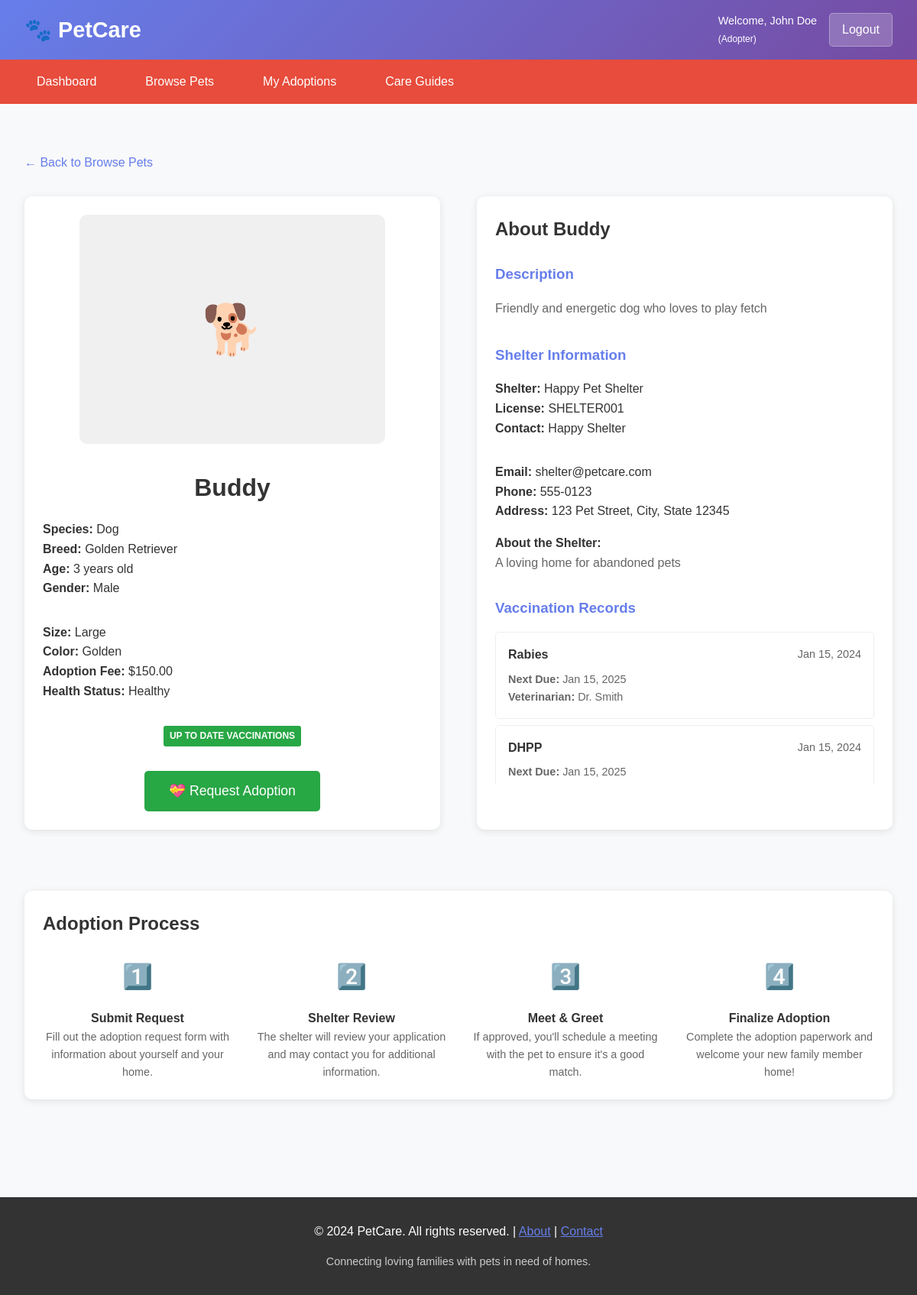
The page /adopter/petDetails.php?id=1 (signed in) on the database its author committed.
### tables this page shows
CREATE TABLE pets (
    id INT AUTO_INCREMENT PRIMARY KEY,
    shelter_id INT NOT NULL,
    name VARCHAR(50) NOT NULL,
    species ENUM('dog', 'cat', 'bird', 'rabbit', 'other') NOT NULL,
    breed VARCHAR(50),
    age INT,
    gender ENUM('male', 'female') NOT NULL,
    size ENUM('small', 'medium', 'large') NOT NULL,
    color VARCHAR(50),
    description TEXT,
    health_status VARCHAR(100),
    vaccination_status ENUM('up_to_date', 'partial', 'not_vaccinated') DEFAULT 'not_vaccinated',
    adoption_fee DECIMAL(10,2),
    status ENUM('available', 'adopted', 'pending', 'not_available') DEFAULT 'available',
    photo_path VARCHAR(255),
    created_at TIMESTAMP DEFAULT CURRENT_TIMESTAMP,
    updated_at TIMESTAMP DEFAULT CURRENT_TIMESTAMP ON UPDATE CURRENT_TIMESTAMP,
    FOREIGN KEY (shelter_id) REFERENCES shelters(id) ON DELETE CASCADE
);

CREATE TABLE shelters (
    id INT AUTO_INCREMENT PRIMARY KEY,
    user_id INT NOT NULL,
    shelter_name VARCHAR(100) NOT NULL,
    license_number VARCHAR(50),
    description TEXT,
    website VARCHAR(100),
    FOREIGN KEY (user_id) REFERENCES users(id) ON DELETE CASCADE
);

CREATE TABLE users (
    id INT AUTO_INCREMENT PRIMARY KEY,
    username VARCHAR(50) UNIQUE NOT NULL,
    email VARCHAR(100) UNIQUE NOT NULL,
    password VARCHAR(255) NOT NULL,
    user_type ENUM('admin', 'shelter', 'adopter') NOT NULL,
    first_name VARCHAR(50) NOT NULL,
    last_name VARCHAR(50) NOT NULL,
    phone VARCHAR(20),
    address TEXT,
    created_at TIMESTAMP DEFAULT CURRENT_TIMESTAMP,
    updated_at TIMESTAMP DEFAULT CURRENT_TIMESTAMP ON UPDATE CURRENT_TIMESTAMP
);

CREATE TABLE vaccinations (
    id INT AUTO_INCREMENT PRIMARY KEY,
    pet_id INT NOT NULL,
    vaccine_name VARCHAR(100) NOT NULL,
    vaccination_date DATE NOT NULL,
    next_due_date DATE,
    veterinarian VARCHAR(100),
    notes TEXT,
    created_at TIMESTAMP DEFAULT CURRENT_TIMESTAMP,
    FOREIGN KEY (pet_id) REFERENCES pets(id) ON DELETE CASCADE
);

### adopter/petDetails.php (the view, shortened to what this page needs)
<?php
require_once '../config/db.php';
$pet_id = isset($_GET['id']) ? (int)$_GET['id'] : 0;
try {
    $stmt = $pdo->prepare("
        SELECT p.*, s.shelter_name, s.license_number, s.description as shelter_description,
               u.first_name as shelter_contact_first, u.last_name as shelter_contact_last,
               u.email as shelter_email, u.phone as shelter_phone, u.address as shelter_address
        FROM pets p
        JOIN shelters s ON p.shelter_id = s.id
        JOIN users u ON s.user_id = u.id
        WHERE p.id = ? AND p.status = 'available'
    ");
    $stmt->execute([$pet_id]);
    $pet = $stmt->fetch();
    $stmt = $pdo->prepare("
        SELECT * FROM vaccinations
        WHERE pet_id = ?
        ORDER BY vaccination_date DESC
    ");
    $stmt->execute([$pet_id]);
    $vaccinations = $stmt->fetchAll();
} catch(PDOException $e) {
    header('Location: browsePets.php');
    exit();
}
?>
<?php include '../common/header.php'; ?>
<?php include '../common/navbar_adopter.php'; ?>
<div class="main-content">
    <div style="margin-bottom: 2rem;">
        <a href="browsePets.php" style="color: #667eea; text-decoration: none;">← Back to Browse Pets</a>
    </div>
    <div class="grid grid-2" style="gap: 3rem;">
        <div class="card">
            <div style="text-align: center; margin-bottom: 2rem;">
                <?php if ($pet['photo_path'] && file_exists('../uploads/' . $pet['photo_path'])): ?>
                    <img src="../uploads/<?php echo htmlspecialchars($pet['photo_path']); ?>"
                         alt="<?php echo htmlspecialchars($pet['name']); ?>"
                         style="width: 100%; max-width: 400px; height: 300px; object-fit: cover; border-radius: 10px;">
                <?php else: ?>
                    <div style="width: 100%; max-width: 400px; height: 300px; background: #f0f0f0; border-radius: 10px; display: flex; align-items: center; justify-content: center; font-size: 4rem; margin: 0 auto;">
                        🐕
                    </div>
                <?php endif; ?>
            </div>
            <h1 style="color: #333; margin-bottom: 1rem; text-align: center;"><?php echo htmlspecialchars($pet['name']); ?></h1>
            <div class="grid grid-2" style="margin-bottom: 2rem;">
                <div>
                    <p><strong>Species:</strong> <?php echo ucfirst($pet['species']); ?></p>
                    <p><strong>Breed:</strong> <?php echo htmlspecialchars($pet['breed']); ?></p>
                    <p><strong>Age:</strong> <?php echo $pet['age']; ?> years old</p>
                    <p><strong>Gender:</strong> <?php echo ucfirst($pet['gender']); ?></p>
                </div>
                <div>
                    <p><strong>Size:</strong> <?php echo ucfirst($pet['size']); ?></p>
                    <p><strong>Color:</strong> <?php echo htmlspecialchars($pet['color']); ?></p>
                    <p><strong>Adoption Fee:</strong> $<?php echo number_format($pet['adoption_fee'], 2); ?></p>
                    <p><strong>Health Status:</strong> <?php echo htmlspecialchars($pet['health_status']); ?></p>
                </div>
            </div>
            <div style="text-align: center; margin-bottom: 2rem;">
                <span class="badge badge-<?php
                    echo $pet['vaccination_status'] === 'up_to_date' ? 'success' :
                        ($pet['vaccination_status'] === 'partial' ? 'warning' : 'secondary');
                ?>">
                    <?php echo ucfirst(str_replace('_', ' ', $pet['vaccination_status'])); ?> Vaccinations
                </span>
            </div>
            <div style="text-align: center;">
                <button onclick="requestAdoption(<?php echo $pet['id']; ?>)" class="btn btn-success" style="font-size: 1.1rem; padding: 1rem 2rem;">
                    💝 Request Adoption
                </button>
            </div>
        </div>
        <div class="card">
            <h2 style="color: #333; margin-bottom: 1.5rem;">About <?php echo htmlspecialchars($pet['name']); ?></h2>
            <div style="margin-bottom: 2rem;">
                <h3 style="color: #667eea; margin-bottom: 1rem;">Description</h3>
                <p style="line-height: 1.8; color: #666;">
                    <?php echo nl2br(htmlspecialchars($pet['description'])); ?>
                </p>
            </div>
            <div style="margin-bottom: 2rem;">
                <h3 style="color: #667eea; margin-bottom: 1rem;">Shelter Information</h3>
                <div class="grid grid-2">
                    <div>
                        <p><strong>Shelter:</strong> <?php echo htmlspecialchars($pet['shelter_name']); ?></p>
                        <p><strong>License:</strong> <?php echo htmlspecialchars($pet['license_number']); ?></p>
                        <p><strong>Contact:</strong> <?php echo htmlspecialchars($pet['shelter_contact_first'] . ' ' . $pet['shelter_contact_last']); ?></p>
                    </div>
                    <div>
                        <p><strong>Email:</strong> <?php echo htmlspecialchars($pet['shelter_email']); ?></p>
                        <p><strong>Phone:</strong> <?php echo $pet['shelter_phone'] ? htmlspecialchars($pet['shelter_phone']) : 'Not provided'; ?></p>
                        <p><strong>Address:</strong> <?php echo $pet['shelter_address'] ? htmlspecialchars($pet['shelter_address']) : 'Not provided'; ?></p>
                    </div>
                </div>
                <?php if ($pet['shelter_description']): ?>
                    <div style="margin-top: 1rem;">
                        <p><strong>About the Shelter:</strong></p>
                        <p style="color: #666; line-height: 1.6;"><?php echo htmlspecialchars($pet['shelter_description']); ?></p>
                    </div>
                <?php endif; ?>
            </div>
            <?php if (!empty($vaccinations)): ?>
                <div style="margin-bottom: 2rem;">
                    <h3 style="color: #667eea; margin-bottom: 1rem;">Vaccination Records</h3>
                    <div style="max-height: 200px; overflow-y: auto;">
                        <?php foreach ($vaccinations as $vaccination): ?>
                            <div style="padding: 1rem; border: 1px solid #eee; border-radius: 5px; margin-bottom: 0.5rem;">
                                <div style="display: flex; justify-content: space-between; align-items: center; margin-bottom: 0.5rem;">
                                    <strong><?php echo htmlspecialchars($vaccination['vaccine_name']); ?></strong>
                                    <span style="color: #666; font-size: 0.9rem;">
                                        <?php echo date('M j, Y', strtotime($vaccination['vaccination_date'])); ?>
                                    </span>
                                </div>
                                <?php if ($vaccination['next_due_date']): ?>
                                    <p style="margin: 0; color: #666; font-size: 0.9rem;">
                                        <strong>Next Due:</strong> <?php echo date('M j, Y', strtotime($vaccination['next_due_date'])); ?>
                                    </p>
                                <?php endif; ?>
                                <?php if ($vaccination['veterinarian']): ?>
                                    <p style="margin: 0; color: #666; font-size: 0.9rem;">
                                        <strong>Veterinarian:</strong> <?php echo htmlspecialchars($vaccination['veterinarian']); ?>
                                    </p>
                                <?php endif; ?>
                            </div>
                        <?php endforeach; ?>
                    </div>
                </div>
            <?php endif; ?>
        </div>
    </div>
    <div class="card" style="margin-top: 3rem;">
        <h2 style="color: #333; margin-bottom: 1.5rem;">Adoption Process</h2>
        <div class="grid grid-4">
            <div style="text-align: center;">
                <div style="font-size: 2rem; margin-bottom: 1rem;">1️⃣</div>
                <h4>Submit Request</h4>
                <p style="color: #666; font-size: 0.9rem;">Fill out the adoption request form with information about yourself and your home.</p>
            </div>
            <div style="text-align: center;">
                <div style="font-size: 2rem; margin-bottom: 1rem;">2️⃣</div>
                <h4>Shelter Review</h4>
                <p style="color: #666; font-size: 0.9rem;">The shelter will review your application and may contact you for additional information.</p>
            </div>
            <div style="text-align: center;">
                <div style="font-size: 2rem; margin-bottom: 1rem;">3️⃣</div>
                <h4>Meet & Greet</h4>
                <p style="color: #666; font-size: 0.9rem;">If approved, you'll schedule a meeting with the pet to ensure it's a good match.</p>
            </div>
            <div style="text-align: center;">
                <div style="font-size: 2rem; margin-bottom: 1rem;">4️⃣</div>
                <h4>Finalize Adoption</h4>
                <p style="color: #666; font-size: 0.9rem;">Complete the adoption paperwork and welcome your new family member home!</p>
            </div>
        </div>
    </div>
</div>
<?php include '../common/footer.php'; ?>

### common/header.php (style rules this page uses)
* { margin: 0; padding: 0; box-sizing: border-box; }
body { font-family: 'Arial', sans-serif; line-height: 1.6; color: #333; background-color: #f8f9fa; }
.main-content { max-width: 1200px; margin: 0 auto; padding: 2rem; min-height: calc(100vh - 200px); }
.card { background: white; border-radius: 10px; box-shadow: 0 2px 10px rgba(0,0,0,0.1); padding: 1.5rem; margin-bottom: 2rem; }
.btn { display: inline-block; padding: 0.75rem 1.5rem; background: #667eea; color: white; text-decoration: none; border-radius: 5px; border: none; cursor: pointer; transition: background 0.3s; font-size: 1rem; }
.btn-success { background: #28a745; }
.badge { display: inline-block; padding: 0.25rem 0.5rem; font-size: 0.75rem; font-weight: bold; border-radius: 3px; text-transform: uppercase; }
.badge-success { background: #28a745; color: white; }
.grid { display: grid; gap: 2rem; }
.grid-2 { grid-template-columns: repeat(auto-fit, minmax(300px, 1fr)); }
.grid-4 { grid-template-columns: repeat(auto-fit, minmax(200px, 1fr)); }

### rows shown on the page
pets: name "Buddy", species "Dog", breed "Golden Retriever", age "3", gender "Male", size "Large", color "Golden", adoption_fee "150.00", health_status "Healthy", vaccination_status "UP TO DATE", description "Friendly and energetic dog who loves to play fetch", shelter.shelter_name "Happy Pet Shelter", shelter.license_number "SHELTER001", users.first_name+last_name "Happy Shelter", users.email "shelter@petcare.com", users.phone "555-0123", users.address "123 Pet Street, City, State 12345", shelter.description "A loving home for abandoned pets"
vaccinations: vaccine_name "Rabies", vaccination_date "Jan 15, 2024", next_due_date "Jan 15, 2025", veterinarian "Dr. Smith"
vaccinations: vaccine_name "DHPP", vaccination_date "Jan 15, 2024", next_due_date "Jan 15, 2025"

### other values the page prints
$_SESSION['first_name'] . ' ' . $_SESSION['last_name'] "John Doe"
$_SESSION['user_type'] "Adopter"
